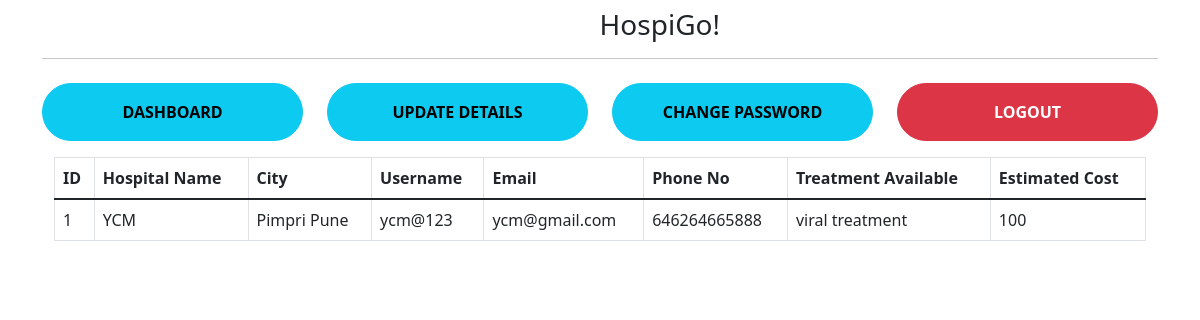
The page /user/dashboard (signed in) on the database its author committed.
### Final project/main.py (models this page shows, shortened)
class User(db.Model):
    id = db.Column(db.Integer, primary_key=True)
    hname = db.Column(db.String(255), nullable=False)
    city = db.Column(db.String(255), nullable=False)
    email = db.Column(db.String(255), nullable=False)
    username = db.Column(db.String(255), nullable=False)
    phoneno = db.Column(db.String(255), nullable=False)
    treatment = db.Column(db.String(255), nullable=False)
    estimated = db.Column(db.String(255), nullable=False)
    password = db.Column(db.String(255), nullable=False)
    status = db.Column(db.Integer, default=0, nullable=False)

### Final project/main.py (the view)
@app.route('/user/dashboard')
def userDashboard():
    if not session.get('user_id'):
        return redirect('/user/')
    if session.get('user_id'):
        id=session.get('user_id')
    users=User().query.filter_by(id=id).first()
    return render_template('user/dashboard.html',title="Hospital Dashboard",user=users)

### Final project/templates/user/dashboard.html (shortened to what this page needs)
{% extends "user/layout.html" %}
{% block content %}
<div class="container">
    {% include 'user/navbar.html' %}
    <div class="container">
        <div class="my-2">
            <div class="table-responsive">
                <table class="table table-bordered">
                    <thead class="thead-dark">
                        <tr>
                            <th scope="col">ID</th>
                            <th scope="col">Hospital Name</th>
                            <th scope="col">City</th>
                            <th scope="col">Username</th>
                            <th scope="col">Email</th>
                            <th scope="col">Phone No</th>
                            <th scope="col">Treatment Available</th>
                            <th scope="col">Estimated Cost</th>
                        </tr>
                    </thead>
                    <tbody>
                        <tr>
                            <td>{{ user.id }}</td>
                            <td>{{ user.hname }}</td>
                            <td>{{ user.city }}</td>
                            <td>{{ user.username }}</td>
                            <td>{{ user.email }}</td>
                            <td>{{ user.phoneno }}</td>
                            <td>{{ user.treatment }}</td>
                            <td>{{ user.estimated }}</td>
                        </tr>
                    </tbody>
                </table>
            </div>
        </div>
    </div>
</div>
{% endblock content %}

### rows shown on the page
User: id "1", hname "YCM", city "Pimpri Pune", username "ycm@123", email "ycm@gmail.com", phoneno "646264665888", treatment "viral treatment", estimated "100"
